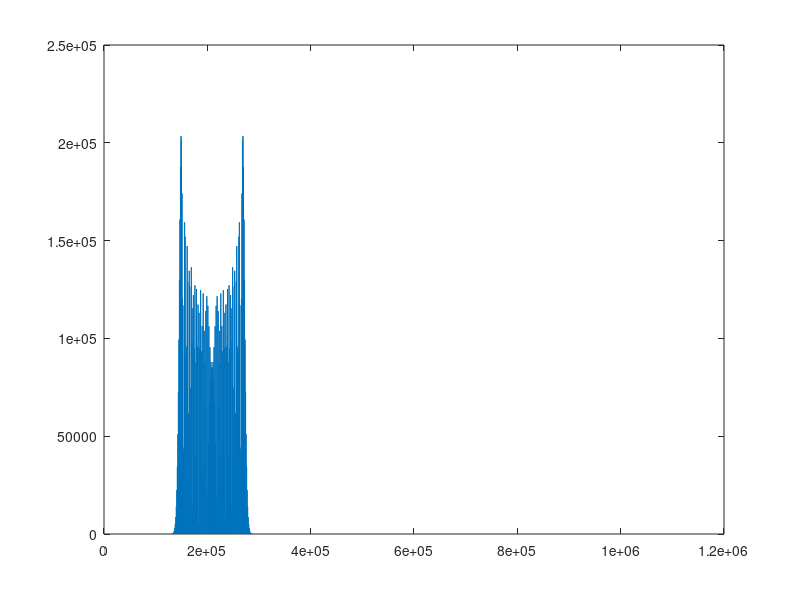

Reproduce this figure in MATLAB.
%% 非线性调频
f0 = 2.09e9;
B1 = 0.6e9; %带宽

fs1= 12e9;  %采样频率 
Ts=1/fs1; %采样间隔

T = 0.0001;   %调制时间100us

num = round(T / Ts); %周期采样点数

k = B1 / T;  %斜率
t1 = (0:num-1) / fs1; %时间序列


lfm_1 = exp(1j *2 * pi * (f0 * t1 + 10*cos(2*pi*t1*1e4*1000)));
hf = lfm_1;
figure()
plot(abs(fft((lfm_1))))